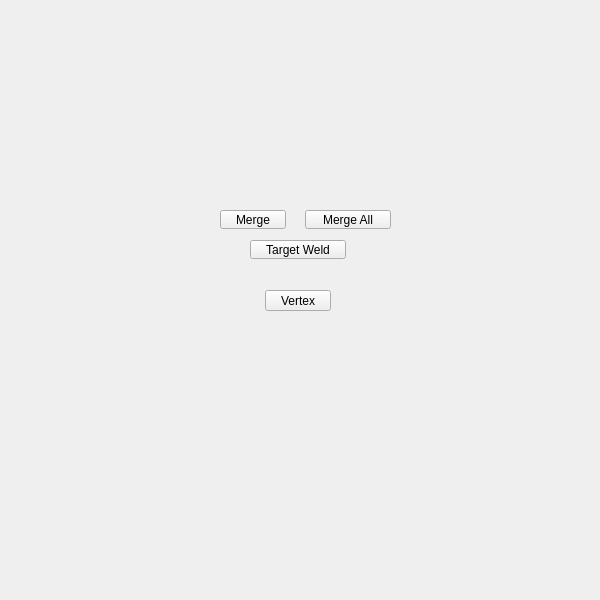
<?xml version="1.0" encoding="UTF-8"?>
<ui version="4.0">
 <class>QtUi</class>
 <widget class="QMainWindow" name="QtUi">
  <property name="enabled">
   <bool>true</bool>
  </property>
  <property name="geometry">
   <rect>
    <x>0</x>
    <y>0</y>
    <width>600</width>
    <height>600</height>
   </rect>
  </property>
  <property name="sizePolicy">
   <sizepolicy hsizetype="Ignored" vsizetype="Ignored">
    <horstretch>0</horstretch>
    <verstretch>0</verstretch>
   </sizepolicy>
  </property>
  <property name="minimumSize">
   <size>
    <width>0</width>
    <height>0</height>
   </size>
  </property>
  <property name="maximumSize">
   <size>
    <width>600</width>
    <height>600</height>
   </size>
  </property>
  <property name="cursor">
   <cursorShape>ArrowCursor</cursorShape>
  </property>
  <property name="whatsThis">
   <string>main</string>
  </property>
  <property name="toolButtonStyle">
   <enum>Qt::ToolButtonIconOnly</enum>
  </property>
  <property name="tabShape">
   <enum>QTabWidget::Triangular</enum>
  </property>
  <property name="dockNestingEnabled">
   <bool>true</bool>
  </property>
  <property name="dockOptions">
   <set>QMainWindow::AllowNestedDocks|QMainWindow::AllowTabbedDocks|QMainWindow::AnimatedDocks|QMainWindow::ForceTabbedDocks</set>
  </property>
  <widget class="QWidget" name="widget">
   <property name="sizePolicy">
    <sizepolicy hsizetype="Ignored" vsizetype="Ignored">
     <horstretch>0</horstretch>
     <verstretch>0</verstretch>
    </sizepolicy>
   </property>
   <widget class="PushButton" name="tb000">
    <property name="enabled">
     <bool>true</bool>
    </property>
    <property name="geometry">
     <rect>
      <x>220</x>
      <y>210</y>
      <width>66</width>
      <height>19</height>
     </rect>
    </property>
    <property name="maximumSize">
     <size>
      <width>111</width>
      <height>19</height>
     </size>
    </property>
    <property name="toolTip">
     <string>Merge selected components.  (default: to center)</string>
    </property>
    <property name="text">
     <string>Merge</string>
    </property>
    <property name="iconSize">
     <size>
      <width>18</width>
      <height>18</height>
     </size>
    </property>
   </widget>
   <widget class="QPushButton" name="i000">
    <property name="geometry">
     <rect>
      <x>265</x>
      <y>290</y>
      <width>66</width>
      <height>21</height>
     </rect>
    </property>
    <property name="minimumSize">
     <size>
      <width>0</width>
      <height>21</height>
     </size>
    </property>
    <property name="maximumSize">
     <size>
      <width>16777215</width>
      <height>21</height>
     </size>
    </property>
    <property name="whatsThis">
     <string>polygons#vertex</string>
    </property>
    <property name="text">
     <string>Vertex</string>
    </property>
   </widget>
   <widget class="QPushButton" name="b043">
    <property name="enabled">
     <bool>true</bool>
    </property>
    <property name="geometry">
     <rect>
      <x>250</x>
      <y>240</y>
      <width>96</width>
      <height>19</height>
     </rect>
    </property>
    <property name="maximumSize">
     <size>
      <width>111</width>
      <height>19</height>
     </size>
    </property>
    <property name="toolTip">
     <string>Merge two edges or vertices into a single component</string>
    </property>
    <property name="text">
     <string>Target Weld</string>
    </property>
    <property name="iconSize">
     <size>
      <width>18</width>
      <height>18</height>
     </size>
    </property>
    <property name="balette" stdset="0">
     <palette>
      <active>
       <colorrole role="Button">
        <brush brushstyle="SolidPattern">
         <color alpha="255">
          <red>80</red>
          <green>80</green>
          <blue>80</blue>
         </color>
        </brush>
       </colorrole>
      </active>
      <inactive>
       <colorrole role="Button">
        <brush brushstyle="SolidPattern">
         <color alpha="255">
          <red>80</red>
          <green>80</green>
          <blue>80</blue>
         </color>
        </brush>
       </colorrole>
      </inactive>
      <disabled>
       <colorrole role="Button">
        <brush brushstyle="SolidPattern">
         <color alpha="255">
          <red>80</red>
          <green>80</green>
          <blue>80</blue>
         </color>
        </brush>
       </colorrole>
      </disabled>
     </palette>
    </property>
   </widget>
   <widget class="PushButton" name="b006">
    <property name="enabled">
     <bool>true</bool>
    </property>
    <property name="geometry">
     <rect>
      <x>305</x>
      <y>210</y>
      <width>86</width>
      <height>19</height>
     </rect>
    </property>
    <property name="maximumSize">
     <size>
      <width>111</width>
      <height>19</height>
     </size>
    </property>
    <property name="toolTip">
     <string>Merge selected components.  (default: to center)</string>
    </property>
    <property name="text">
     <string>Merge All</string>
    </property>
    <property name="iconSize">
     <size>
      <width>18</width>
      <height>18</height>
     </size>
    </property>
   </widget>
  </widget>
 </widget>
 <customwidgets>
  <customwidget>
   <class>PushButton</class>
   <extends>QPushButton</extends>
   <header>widgets.pushbutton.h</header>
  </customwidget>
 </customwidgets>
 <resources/>
 <connections/>
 <designerdata>
  <property name="gridDeltaX">
   <number>5</number>
  </property>
  <property name="gridDeltaY">
   <number>10</number>
  </property>
  <property name="gridSnapX">
   <bool>true</bool>
  </property>
  <property name="gridSnapY">
   <bool>true</bool>
  </property>
  <property name="gridVisible">
   <bool>true</bool>
  </property>
 </designerdata>
</ui>
